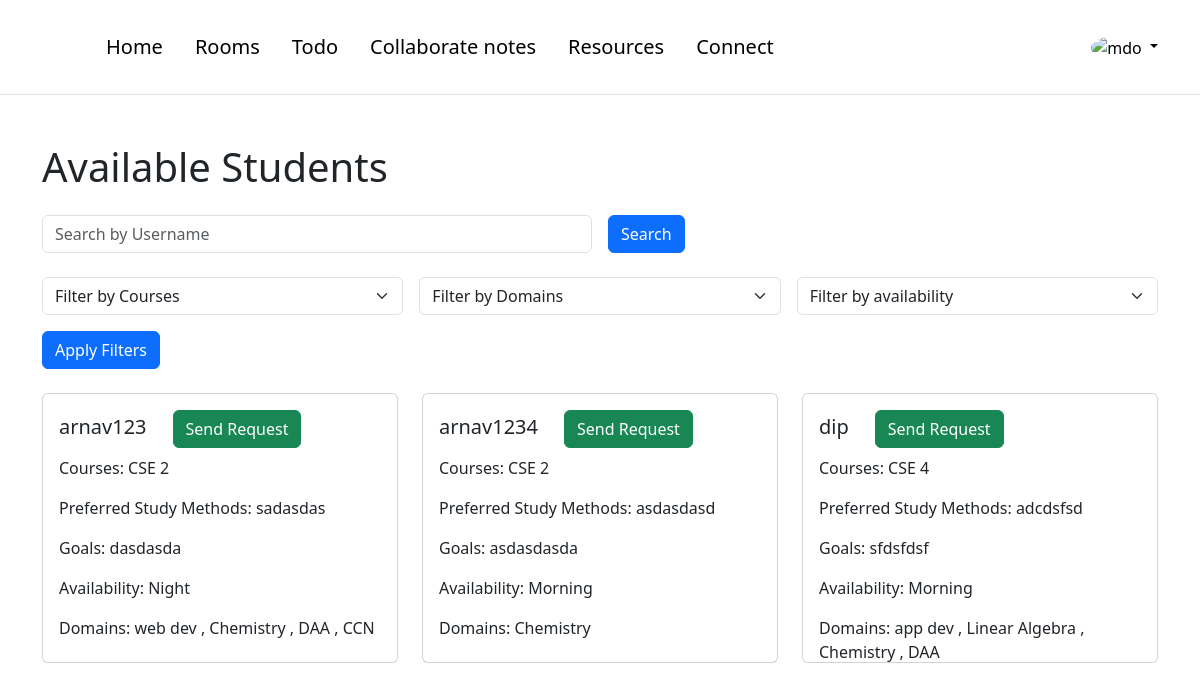
The page /connect/ (signed in) on the database its author committed.
### accounts/models.py (models this page shows, shortened)
class UserProfile(models.Model):
    user = models.OneToOneField(User, on_delete=models.CASCADE)
    uuid=models.UUIDField(primary_key=True, default=uuid.uuid4, editable=False)
    DEPARTMENT_YEAR_CHOICES = [
        (department + ' ' + year, department + ' ' + year)
        for department in DEPARTMENT_CHOICES
        for year in YEAR_CHOICES
        if not (department == 'MCA' and (year == '3' or year == '4'))
    ]
    DOMAIN_CHOICES = [
        ('Cyber Security', 'Cyber Security'),
        ('Blockchain', 'Blockchain'),
        ('Data Science', 'Data Science'),
        ('AppDev', 'AppDev'),
        ('AIML', 'AIML'),
        ('WebDev', 'WebDev'),
    ]
    courses = models.CharField(max_length=6, choices=DEPARTMENT_YEAR_CHOICES)
    preferred_study_methods = models.TextField(blank=True)
    goals = models.TextField(blank=True)
    friends = models.ManyToManyField(User, related_name='friends', blank=True)
    domains = models.ManyToManyField(Domain, related_name='user_profiles')
    AVAILABILITY_CHOICES = [
        ('Morning', _('Morning')),
        ('Evening', _('Evening')),
        ('Night', _('Night')),
    ]
    availability = models.CharField(max_length=10, choices=AVAILABILITY_CHOICES, default='morning')

class Domain(models.Model):
    name = models.CharField(max_length=20, unique=True)
    def __str__(self):
        return self.name

### connections/views.py (the view)
# urls.py: path('connect/', include('connections.urls')),
@login_required(login_url='accounts:login')
def connect(request):
    user_profiles = UserProfile.objects.exclude(user=request.user)
    current_user_friends_ids = request.user.friends.values_list('user_id', flat=True)
    user_profiles = user_profiles.exclude(user__id__in=current_user_friends_ids)
    all_domains = set()
    for profile in user_profiles:
        all_domains.update(profile.domains.all())
    courses = request.GET.get('courses')
    domains = request.GET.get('domains')
    search_query = request.GET.get('search')  # New: Get search query
    availability = request.GET.get('availability')
    if search_query:
        user_profiles = user_profiles.filter(user__username__icontains=search_query)  # New: Filter by username
    if courses:
        user_profiles = user_profiles.filter(courses=courses)
    if domains:
        user_profiles = user_profiles.filter(domains__name=domains)
    if availability:  # Filter by availability if provided
        user_profiles = user_profiles.filter(availability=availability)
    DEPARTMENT_YEAR_CHOICES = UserProfile.DEPARTMENT_YEAR_CHOICES
    current_user = request.user
    for profile in user_profiles:
        profile.has_pending_request = FriendRequest.objects.filter(sender=current_user, receiver=profile.user).exists()
        profile.is_friend = current_user.friends.filter(user_id=profile.user.id).exists()
    context = {
        'students': user_profiles,
        'domains_choices': all_domains,
        'DEPARTMENT_YEAR_CHOICES': DEPARTMENT_YEAR_CHOICES,
        'userprofile': request.user.userprofile,
    }
    return render(request, 'connect/connect.html', context)

### frontend/templates/connect/connect.html (shortened to what this page needs)
{% extends 'base/base.html' %}
{% load static %}
{% block content %}
<div class="container mt-5">
    <h1 class="mb-4">Available Students</h1>
    <div class="mb-4">
        <form action="" method="get" class="row g-3">
            <div class="col-md-6">
                <input type="text" class="form-control" placeholder="Search by Username" name="search">
            </div>
            <div class="col-md-2">
                <button type="submit" class="btn btn-primary">Search</button>
            </div>
        </form>
    </div>
    <div class="mb-4">
        <form action="" method="get" class="row g-3">
            <div class="col-md-4">
                <select class="form-select" name="courses">
                    <option value="" selected>Filter by Courses</option>
                </select>
            </div>
            <div class="col-md-4">
                <select class="form-select" name="domains">
                    <option value="" selected>Filter by Domains</option>
                </select>
            </div>
            <div class="col-md-4">
                <select class="form-select" id="availability" name="availability">
                    <option value="" selected>Filter by availability</option>
                </select>
            </div>
            <div class="col-md-4">
                <button type="submit" class="btn btn-primary">Apply Filters</button>
            </div>
        </form>
    </div>
    <div class="row">
        {% for student in students %}
            <div class="col-md-4">
                <div class="card student-card">
                    <div class="card-body">
                        <h5 class="card-title">{{ student.user.username }} &nbsp&nbsp&nbsp
                            {% if not student.has_pending_request and not student.is_friend %}
                            <a href="{% url 'connections:send_friend_request' student.user.id %}" class="btn btn-success">Send Request</a>
                            {% elif not student.is_friend %}
                            <a href="#" class="btn btn-success disabled">Request Sent</a>
                            {% else %}
                            <button class="disabled">Friends</button>
                            {% endif %}</h5>
                        <p class="card-text">Courses: {{ student.courses }}</p>
                        <p class="card-text">Preferred Study Methods: {{ student.preferred_study_methods }}</p>
                        <p class="card-text">Goals: {{ student.goals }}</p>
                        <p class="card-text">Availability: {{ student.availability }}</p>
                        <p class="card-text">Domains:
                            {% for domain in student.domains.all %}
                                {{ domain.name }}
                                {% if not forloop.last %}, {% endif %}
                            {% endfor %}
                        </p>
                    </div>
                </div>
            </div>
        {% empty %}
        <div class="col">
            <p>No students found.</p>
        </div>
        {% endfor %}
    </div>
</div>
{% endblock %}

### frontend/templates/connect/connect.html (style rules this page uses)
.student-card { margin-bottom: 20px; height: 270px; overflow-y: auto; }
.card-body { height: 100%; }

### rows shown on the page
UserProfile: user.username "arnav123", shows "Send Request", courses "CSE 2", preferred_study_methods "sadasdas", goals "dasdasda", availability "Night"
Domain: name "web dev"
Domain: name "Chemistry"
Domain: name "DAA"
Domain: name "CCN"
UserProfile: user.username "arnav1234", shows "Send Request", courses "CSE 2", preferred_study_methods "asdasdasd", goals "asdasdasda", availability "Morning"
UserProfile: user.username "dip", shows "Send Request", courses "CSE 4", preferred_study_methods "adcdsfsd", goals "sfdsfdsf", availability "Morning"
Domain: name "app dev"
Domain: name "Linear Algebra"
